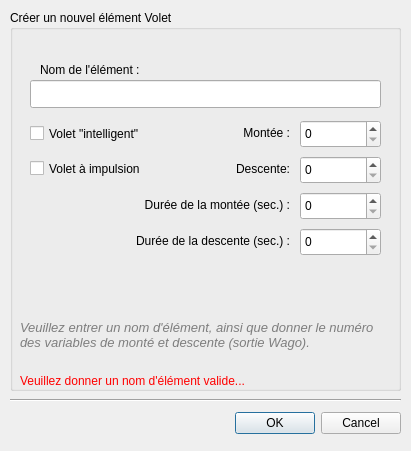
<?xml version="1.0" encoding="UTF-8"?>
<ui version="4.0">
 <class>DialogNewVolet</class>
 <widget class="QDialog" name="DialogNewVolet">
  <property name="geometry">
   <rect>
    <x>0</x>
    <y>0</y>
    <width>411</width>
    <height>451</height>
   </rect>
  </property>
  <property name="sizePolicy">
   <sizepolicy hsizetype="Fixed" vsizetype="Fixed">
    <horstretch>0</horstretch>
    <verstretch>0</verstretch>
   </sizepolicy>
  </property>
  <property name="minimumSize">
   <size>
    <width>411</width>
    <height>451</height>
   </size>
  </property>
  <property name="maximumSize">
   <size>
    <width>411</width>
    <height>451</height>
   </size>
  </property>
  <property name="font">
   <font>
    <weight>50</weight>
    <bold>false</bold>
   </font>
  </property>
  <property name="windowTitle">
   <string>Nouveau volet...</string>
  </property>
  <property name="modal">
   <bool>true</bool>
  </property>
  <widget class="QDialogButtonBox" name="buttonBox">
   <property name="geometry">
    <rect>
     <x>10</x>
     <y>410</y>
     <width>391</width>
     <height>27</height>
    </rect>
   </property>
   <property name="orientation">
    <enum>Qt::Horizontal</enum>
   </property>
   <property name="standardButtons">
    <set>QDialogButtonBox::Cancel|QDialogButtonBox::Ok</set>
   </property>
  </widget>
  <widget class="Line" name="line">
   <property name="geometry">
    <rect>
     <x>10</x>
     <y>390</y>
     <width>391</width>
     <height>20</height>
    </rect>
   </property>
   <property name="orientation">
    <enum>Qt::Horizontal</enum>
   </property>
  </widget>
  <widget class="QGroupBox" name="groupBox">
   <property name="geometry">
    <rect>
     <x>10</x>
     <y>10</y>
     <width>391</width>
     <height>381</height>
    </rect>
   </property>
   <property name="title">
    <string>Créer un nouvel élément Volet</string>
   </property>
   <widget class="QLabel" name="label_2">
    <property name="geometry">
     <rect>
      <x>200</x>
      <y>114</y>
      <width>80</width>
      <height>18</height>
     </rect>
    </property>
    <property name="text">
     <string>Montée :</string>
    </property>
    <property name="alignment">
     <set>Qt::AlignRight|Qt::AlignTrailing|Qt::AlignVCenter</set>
    </property>
   </widget>
   <widget class="QLabel" name="label">
    <property name="geometry">
     <rect>
      <x>30</x>
      <y>50</y>
      <width>231</width>
      <height>20</height>
     </rect>
    </property>
    <property name="text">
     <string>Nom de l'élément :</string>
    </property>
   </widget>
   <widget class="QLineEdit" name="edit_name">
    <property name="geometry">
     <rect>
      <x>20</x>
      <y>70</y>
      <width>351</width>
      <height>28</height>
     </rect>
    </property>
   </widget>
   <widget class="QLabel" name="label_3">
    <property name="geometry">
     <rect>
      <x>10</x>
      <y>290</y>
      <width>371</width>
      <height>71</height>
     </rect>
    </property>
    <property name="palette">
     <palette>
      <active>
       <colorrole role="WindowText">
        <brush brushstyle="SolidPattern">
         <color alpha="255">
          <red>126</red>
          <green>126</green>
          <blue>126</blue>
         </color>
        </brush>
       </colorrole>
       <colorrole role="Text">
        <brush brushstyle="SolidPattern">
         <color alpha="255">
          <red>0</red>
          <green>0</green>
          <blue>0</blue>
         </color>
        </brush>
       </colorrole>
      </active>
      <inactive>
       <colorrole role="WindowText">
        <brush brushstyle="SolidPattern">
         <color alpha="255">
          <red>126</red>
          <green>126</green>
          <blue>126</blue>
         </color>
        </brush>
       </colorrole>
       <colorrole role="Text">
        <brush brushstyle="SolidPattern">
         <color alpha="255">
          <red>0</red>
          <green>0</green>
          <blue>0</blue>
         </color>
        </brush>
       </colorrole>
      </inactive>
      <disabled>
       <colorrole role="WindowText">
        <brush brushstyle="SolidPattern">
         <color alpha="255">
          <red>146</red>
          <green>145</green>
          <blue>144</blue>
         </color>
        </brush>
       </colorrole>
       <colorrole role="Text">
        <brush brushstyle="SolidPattern">
         <color alpha="255">
          <red>165</red>
          <green>164</green>
          <blue>164</blue>
         </color>
        </brush>
       </colorrole>
      </disabled>
     </palette>
    </property>
    <property name="font">
     <font>
      <italic>true</italic>
     </font>
    </property>
    <property name="text">
     <string>&lt;!DOCTYPE HTML PUBLIC &quot;-//W3C//DTD HTML 4.0//EN&quot; &quot;http://www.w3.org/TR/REC-html40/strict.dtd&quot;&gt;
&lt;html&gt;&lt;head&gt;&lt;meta name=&quot;qrichtext&quot; content=&quot;1&quot; /&gt;&lt;style type=&quot;text/css&quot;&gt;
p, li { white-space: pre-wrap; }
&lt;/style&gt;&lt;/head&gt;&lt;body style=&quot; font-family:'DejaVu Sans'; font-size:10pt; font-weight:400; font-style:italic;&quot;&gt;
&lt;p style=&quot; margin-top:0px; margin-bottom:0px; margin-left:0px; margin-right:0px; -qt-block-indent:0; text-indent:0px;&quot;&gt;Veuillez entrer un nom d'élément, ainsi que donner le numéro des variables de monté et descente (sortie Wago).&lt;/p&gt;&lt;/body&gt;&lt;/html&gt;</string>
    </property>
    <property name="textFormat">
     <enum>Qt::AutoText</enum>
    </property>
    <property name="wordWrap">
     <bool>true</bool>
    </property>
   </widget>
   <widget class="QLabel" name="label_error_empty">
    <property name="geometry">
     <rect>
      <x>10</x>
      <y>360</y>
      <width>370</width>
      <height>21</height>
     </rect>
    </property>
    <property name="sizePolicy">
     <sizepolicy hsizetype="Fixed" vsizetype="Fixed">
      <horstretch>0</horstretch>
      <verstretch>0</verstretch>
     </sizepolicy>
    </property>
    <property name="palette">
     <palette>
      <active>
       <colorrole role="WindowText">
        <brush brushstyle="SolidPattern">
         <color alpha="255">
          <red>255</red>
          <green>0</green>
          <blue>0</blue>
         </color>
        </brush>
       </colorrole>
      </active>
      <inactive>
       <colorrole role="WindowText">
        <brush brushstyle="SolidPattern">
         <color alpha="255">
          <red>255</red>
          <green>0</green>
          <blue>0</blue>
         </color>
        </brush>
       </colorrole>
      </inactive>
      <disabled>
       <colorrole role="WindowText">
        <brush brushstyle="SolidPattern">
         <color alpha="255">
          <red>146</red>
          <green>145</green>
          <blue>144</blue>
         </color>
        </brush>
       </colorrole>
      </disabled>
     </palette>
    </property>
    <property name="text">
     <string>Veuillez donner un nom d'élément valide...</string>
    </property>
   </widget>
   <widget class="QSpinBox" name="spin_var_up">
    <property name="geometry">
     <rect>
      <x>290</x>
      <y>110</y>
      <width>81</width>
      <height>28</height>
     </rect>
    </property>
   </widget>
   <widget class="QCheckBox" name="check_smart">
    <property name="geometry">
     <rect>
      <x>20</x>
      <y>112</y>
      <width>181</width>
      <height>23</height>
     </rect>
    </property>
    <property name="toolTip">
     <string>Un volet intelligent permet de savoir a quelle position il se trouve en estimant le temps qu'il met pour monter ou descendre. Ce type de volet nessécite la durée de montée et de descente qui soit exacte.</string>
    </property>
    <property name="text">
     <string>Volet &quot;intelligent&quot;</string>
    </property>
   </widget>
   <widget class="QSpinBox" name="spin_var_down">
    <property name="geometry">
     <rect>
      <x>290</x>
      <y>146</y>
      <width>81</width>
      <height>28</height>
     </rect>
    </property>
   </widget>
   <widget class="QLabel" name="label_4">
    <property name="geometry">
     <rect>
      <x>200</x>
      <y>150</y>
      <width>80</width>
      <height>18</height>
     </rect>
    </property>
    <property name="text">
     <string>Descente:</string>
    </property>
    <property name="alignment">
     <set>Qt::AlignRight|Qt::AlignTrailing|Qt::AlignVCenter</set>
    </property>
   </widget>
   <widget class="QSpinBox" name="spin_time_up">
    <property name="geometry">
     <rect>
      <x>290</x>
      <y>182</y>
      <width>81</width>
      <height>28</height>
     </rect>
    </property>
   </widget>
   <widget class="QLabel" name="label_time_down">
    <property name="geometry">
     <rect>
      <x>70</x>
      <y>222</y>
      <width>210</width>
      <height>18</height>
     </rect>
    </property>
    <property name="text">
     <string>Durée de la descente (sec.) :</string>
    </property>
    <property name="alignment">
     <set>Qt::AlignRight|Qt::AlignTrailing|Qt::AlignVCenter</set>
    </property>
   </widget>
   <widget class="QSpinBox" name="spin_time_down">
    <property name="geometry">
     <rect>
      <x>290</x>
      <y>218</y>
      <width>81</width>
      <height>28</height>
     </rect>
    </property>
   </widget>
   <widget class="QLabel" name="label_time_up">
    <property name="geometry">
     <rect>
      <x>70</x>
      <y>186</y>
      <width>210</width>
      <height>18</height>
     </rect>
    </property>
    <property name="text">
     <string>Durée de la montée (sec.) :</string>
    </property>
    <property name="alignment">
     <set>Qt::AlignRight|Qt::AlignTrailing|Qt::AlignVCenter</set>
    </property>
   </widget>
   <widget class="QCheckBox" name="check_impulse">
    <property name="geometry">
     <rect>
      <x>20</x>
      <y>147</y>
      <width>181</width>
      <height>23</height>
     </rect>
    </property>
    <property name="toolTip">
     <string>Un volet intelligent permet de savoir a quelle position il se trouve en estimant le temps qu'il met pour monter ou descendre. Ce type de volet nessécite la durée de montée et de descente qui soit exacte.</string>
    </property>
    <property name="text">
     <string>Volet à impulsion</string>
    </property>
   </widget>
  </widget>
 </widget>
 <resources/>
 <connections>
  <connection>
   <sender>buttonBox</sender>
   <signal>rejected()</signal>
   <receiver>DialogNewVolet</receiver>
   <slot>reject()</slot>
   <hints>
    <hint type="sourcelabel">
     <x>316</x>
     <y>260</y>
    </hint>
    <hint type="destinationlabel">
     <x>286</x>
     <y>274</y>
    </hint>
   </hints>
  </connection>
 </connections>
</ui>
